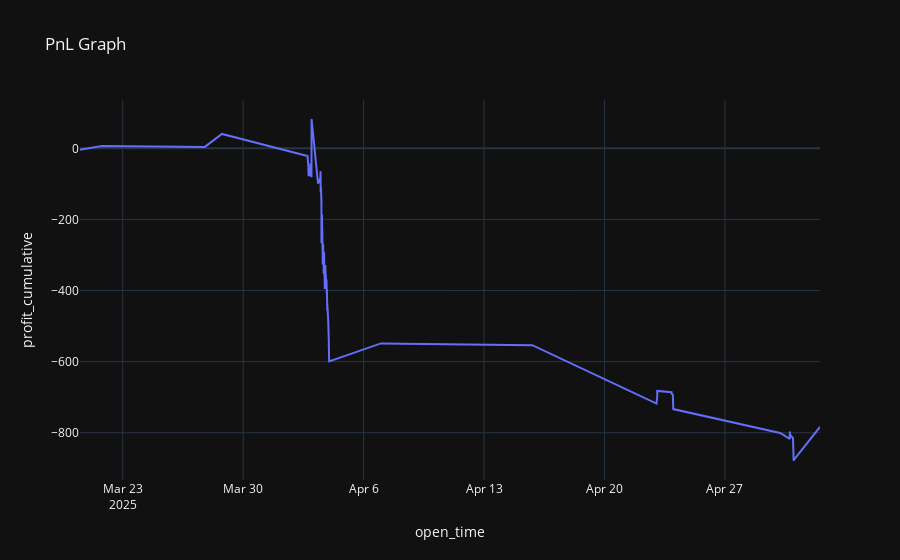

Here is the notebook cell this chart was saved with:
### Code cell
pnl_chart = bt.plot_pnl()
display(pnl_chart)

### Figure 1 — Plotly figure (JSON) as saved in the notebook; plotly's stock layout.template omitted (floating-point values rounded to 4 significant figures; data arrays with more than 128 entries replaced by an {"elided": "..."} marker saying what was removed)
{"data": [{"hovertemplate": "open_time=%{x}<br>profit_cumulative=%{y}<extra></extra>", "legendgroup": "", "line": {"color": "#636efa", "dash": "solid"}, "marker": {"symbol": "circle"}, "mode": "lines", "name": "", "orientation": "v", "showlegend": false, "type": "scatter", "x": {"elided": "484 str values"}, "xaxis": "x", "y": {"elided": "484 float values"}, "yaxis": "y"}], "layout": {"legend": {"tracegroupgap": 0}, "title": {"text": "PnL Graph"}, "xaxis": {"anchor": "y", "domain": [0, 1], "title": {"text": "open_time"}}, "yaxis": {"anchor": "x", "domain": [0, 1], "title": {"text": "profit_cumulative"}}}}
